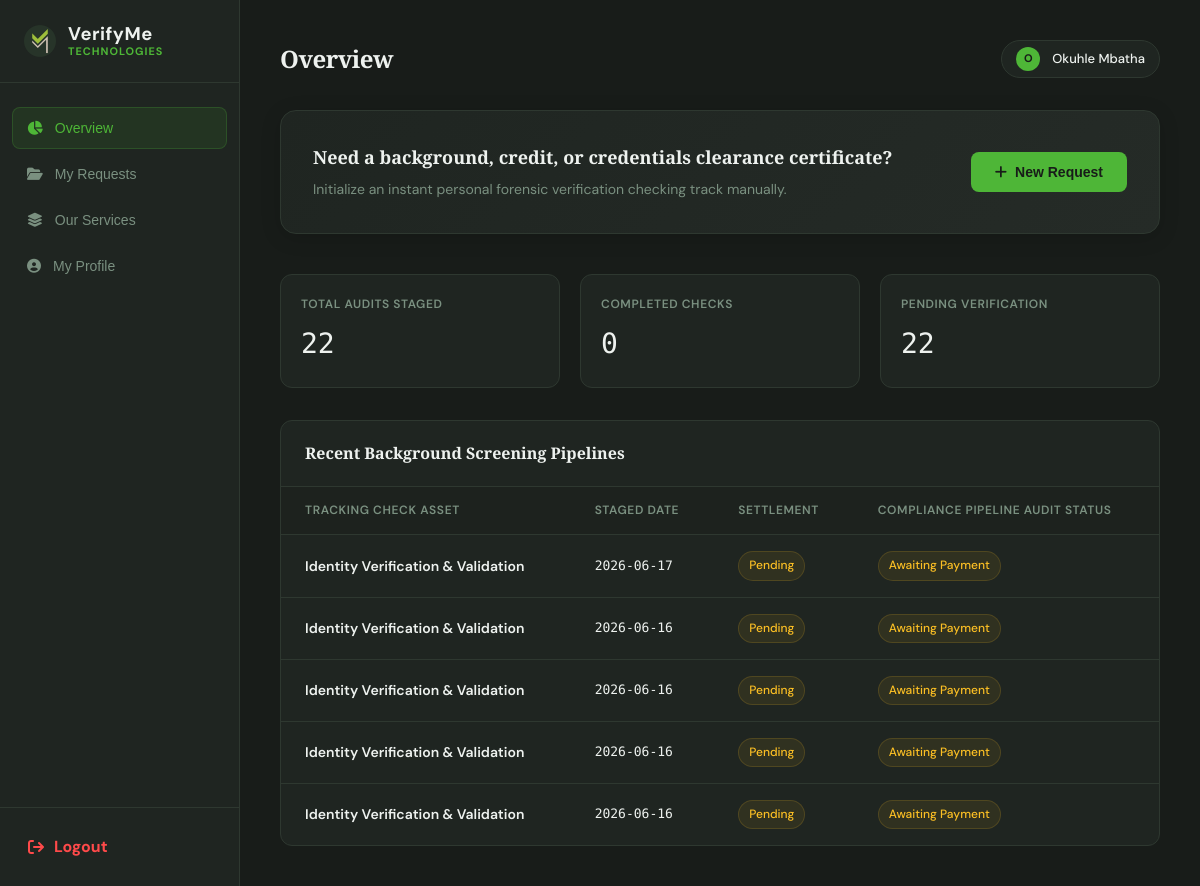
The app's page /dashboard/individual (signed in), older data.
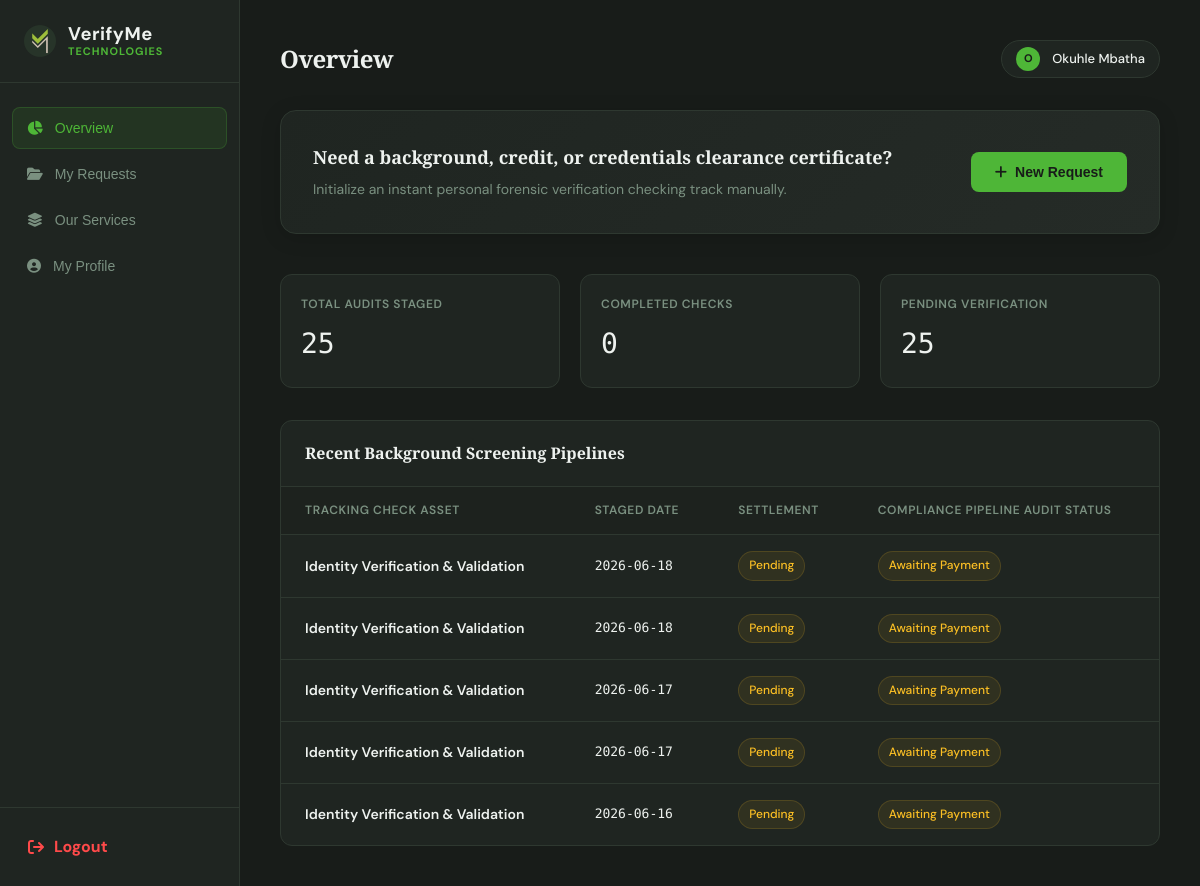
The same page, newer data.
### tables this page shows
CREATE TABLE individual_audits (
                id INTEGER PRIMARY KEY AUTOINCREMENT,
                user_id INTEGER NOT NULL,            
                verification_type TEXT NOT NULL,     
                status TEXT DEFAULT 'Awaiting Payment', 
                payment_method TEXT DEFAULT 'manual_eft',
                payment_status TEXT DEFAULT 'Pending',
                payment_ref TEXT,                    
                pop_file_path TEXT,                  
                id_file_path TEXT,                   
                qualification_file_path TEXT,        
                rejection_reason TEXT,               
                created_at TIMESTAMP DEFAULT CURRENT_TIMESTAMP,
                FOREIGN KEY (user_id) REFERENCES users (id)
            );

### app.py (the view)
@app.route('/dashboard/individual')
def dashboard_individual():
    if 'user_id' not in session or session.get('applicant_type') != 'individual':
        flash('Access denied. Individual validation profile required.', 'error')
        return redirect(url_for('login'))
    with get_db_connection() as conn:
        db_rows = conn.execute('''
            SELECT id, verification_type AS type, status, payment_status, rejection_reason, DATE(created_at) AS date
            FROM individual_audits WHERE user_id = ? ORDER BY created_at DESC
        ''', (session['user_id'],)).fetchall()
        user_profile = conn.execute('SELECT email, individual_name, individual_id, created_at FROM users WHERE id = ?', (session['user_id'],)).fetchone()
    return render_template(
        'dashboard_individual.html',
        checks=db_rows,
        requests=db_rows,
        audits=db_rows,
        user_profile=user_profile,
        hide_navbar=True,
        hide_footer=True
    )

### app.py (called while the page is built)
def get_db_connection():
    conn = sqlite3.connect(DATABASE)
    conn.row_factory = sqlite3.Row
    return conn

### templates/dashboard_individual.html (shortened to what the changed rows need)
{% extends 'base.html' %}
{% set hide_navbar = True %}
{% set hide_footer = True %}
{% block head %}
<link rel="stylesheet" href="https://cdnjs.cloudflare.com/ajax/libs/font-awesome/6.5.1/css/all.min.css">
{% endblock %}
{% block content %}
<div class="dashboard-layout">
    <main class="main-window">
        <div class="top-bar">
            <div style="display: flex; align-items: center; gap: 16px;">
                <h2 id="topbarTitle">Overview</h2>
            </div>
        </div>
        <div id="tab-overview" class="tab-panel active">
            <div class="metrics-row">
                <div class="metric-card">
                    <div class="metric-label">Total Audits Staged</div>
                    <div class="metric-val">{{ checks|length }}</div>
                </div>
                        {% set count = namespace(value=0) %}
                        {% for c in checks %}{% if c.status == 'Verified' %}{% set count.value = count.value + 1 %}{%
                        endif %}{% endfor %}
                <div class="metric-card">
                    <div class="metric-label">Pending Verification</div>
                    <div class="metric-val">
                        {% set count = namespace(value=0) %}
                        {% for c in checks %}{% if c.status not in ['Verified', 'Flagged — Image Unclear'] %}{% set
                        count.value = count.value + 1 %}{% endif %}{% endfor %}
                        {{ count.value }}
                    </div>
                </div>
            </div>
            <div class="data-table-container">
                <div style="overflow-x: auto;">
                    <table>
                        <thead>
                            <tr>
                                <th>Tracking Check Asset</th>
                                <th>Staged Date</th>
                                <th>Settlement</th>
                                <th>Compliance Pipeline Audit Status</th>
                            </tr>
                        </thead>
                        <tbody>
                            {% if checks %}
                            {% for check in checks[:5] %}
                            <tr>
                                <td style="font-weight: 600;">{{ check.type }}</td>
                                <td style="font-family: var(--mono); font-size: 13px;">{{ check.date }}</td>
                                <td>
                                    <span
                                        class="badge {% if check.payment_status == 'Completed' %}badge-success{% else %}badge-pending{% endif %}">
                                        {{ check.payment_status }}
                                    </span>
                                </td>
                                <td>
                                    <span
                                        class="badge {% if check.status == 'Verified' %}badge-success{% elif check.status == 'Flagged — Image Unclear' %}badge-error{% else %}badge-pending{% endif %}">
                                        {{ check.status }}
                                    </span>
                                </td>
                            </tr>
                            {% endfor %}
                            {% else %}
                            <tr>
                                <td colspan="4" style="text-align: center; color: var(--muted); padding: 32px;">No
                                    background screening traces tracked to this user workspace account.</td>
                            </tr>
                            {% endif %}
                        </tbody>
                    </table>
                </div>
            </div>
        </div>
</div>
</main>
{%endblock%}

Row changes from the older to the newer data that the page shows:
no longer on this page (row unchanged): individual_audits: type "Identity Verification & Validation", date "2026-06-16", payment_status "Pending", status "Awaiting Payment"
no longer on this page (row unchanged): individual_audits: type "Identity Verification & Validation", date "2026-06-16", payment_status "Pending", status "Awaiting Payment"
no longer on this page (row unchanged): individual_audits: type "Identity Verification & Validation", date "2026-06-16", payment_status "Pending", status "Awaiting Payment"
added individual_audits: type "Identity Verification & Validation", date "2026-06-18", payment_status "Pending", status "Awaiting Payment"
added individual_audits: type "Identity Verification & Validation", date "2026-06-18", payment_status "Pending", status "Awaiting Payment"
added individual_audits: type "Identity Verification & Validation", date "2026-06-17", payment_status "Pending", status "Awaiting Payment"
Text that changed along with them:
{{ checks|length }}: "22" → "25"
{{ count.value }}: "22" → "25"
